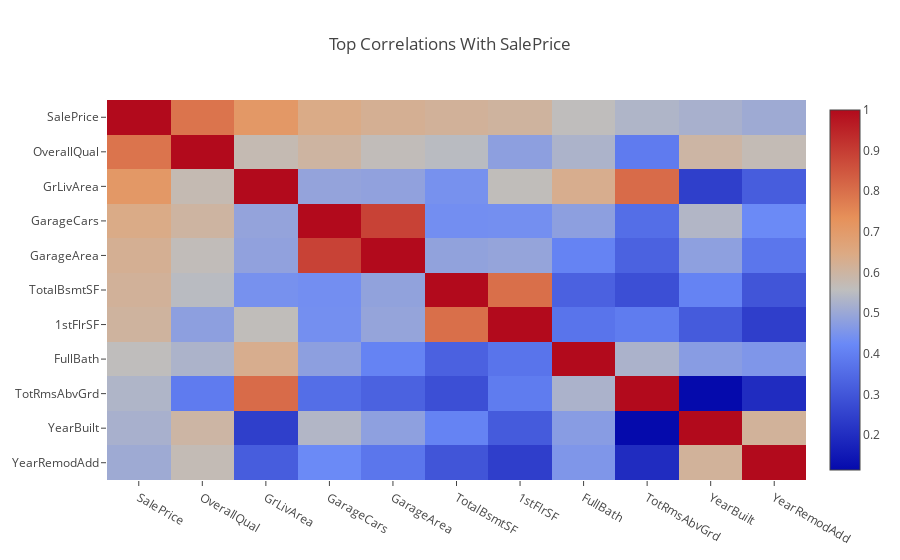

Source (notebook cell):
### Code cell
data = [go.Heatmap(z=cor_top_numeric_vars.values.tolist(),
                   x=cor_top_numeric_vars.columns,
                   y=cor_top_numeric_vars.columns)]
layout=go.Layout(
    title='Top Correlations With SalePrice',
    yaxis=dict(
        autorange='reversed',
        automargin=True)
)

plotly.offline.iplot(go.Figure(data=data,layout=layout))

### Figure 1 — Plotly figure (JSON) as saved in the notebook; plotly's stock layout.template omitted (floating-point values rounded to 4 significant figures)
{"data": [{"type": "heatmap", "uid": "e6277a1d-317b-4288-971c-f218bca560e2", "x": ["SalePrice", "OverallQual", "GrLivArea", "GarageCars", "GarageArea", "TotalBsmtSF", "1stFlrSF", "FullBath", "TotRmsAbvGrd", "YearBuilt", "YearRemodAdd"], "y": ["SalePrice", "OverallQual", "GrLivArea", "GarageCars", "GarageArea", "TotalBsmtSF", "1stFlrSF", "FullBath", "TotRmsAbvGrd", "YearBuilt", "YearRemodAdd"], "z": [[1, 0.791, 0.7086, 0.6404, 0.6234, 0.6136, 0.6059, 0.5607, 0.5337, 0.5229, 0.5071], [0.791, 1, 0.5751, 0.6007, 0.5651, 0.5493, 0.4792, 0.5285, 0.3898, 0.5976, 0.5715], [0.7086, 0.5751, 1, 0.4899, 0.4855, 0.4453, 0.5625, 0.6303, 0.8084, 0.2427, 0.317], [0.6404, 0.6007, 0.4899, 1, 0.8897, 0.438, 0.4405, 0.48, 0.3581, 0.5381, 0.426], [0.6234, 0.5651, 0.4855, 0.8897, 1, 0.4861, 0.492, 0.4085, 0.3287, 0.4807, 0.3768], [0.6136, 0.5493, 0.4453, 0.438, 0.4861, 1, 0.8017, 0.3278, 0.2821, 0.4085, 0.2981], [0.6059, 0.4792, 0.5625, 0.4405, 0.492, 0.8017, 1, 0.3731, 0.3918, 0.3108, 0.2422], [0.5607, 0.5285, 0.6303, 0.48, 0.4085, 0.3278, 0.3731, 1, 0.5273, 0.4712, 0.458], [0.5337, 0.3898, 0.8084, 0.3581, 0.3287, 0.2821, 0.3918, 0.5273, 1, 0.1143, 0.1982], [0.5229, 0.5976, 0.2427, 0.5381, 0.4807, 0.4085, 0.3108, 0.4712, 0.1143, 1, 0.6122], [0.5071, 0.5715, 0.317, 0.426, 0.3768, 0.2981, 0.2422, 0.458, 0.1982, 0.6122, 1]]}], "layout": {"title": "Top Correlations With SalePrice", "yaxis": {"automargin": true, "autorange": "reversed"}}}
